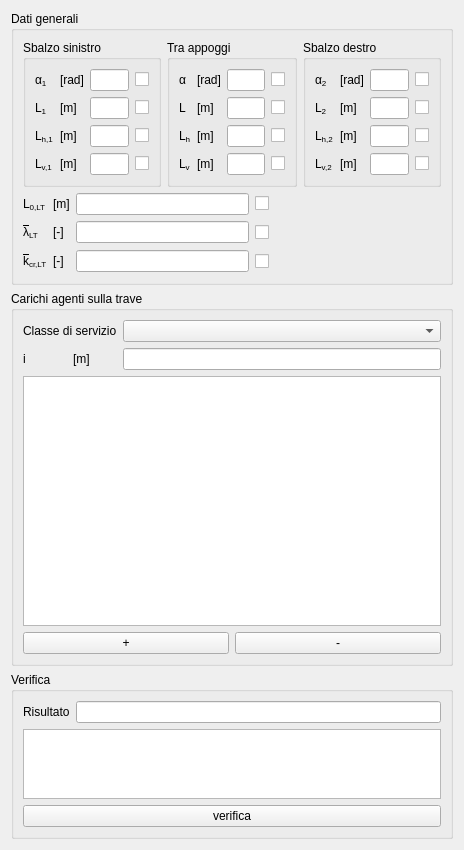
         <widget class="QWidget" name="scrollAreaWidgetContents_4">
          <property name="geometry">
           <rect>
            <x>0</x>
            <y>0</y>
            <width>464</width>
            <height>813</height>
           </rect>
          </property>
          <layout class="QGridLayout" name="gridLayout_34">
           <item row="0" column="0">
            <widget class="QGroupBox" name="SSBeamGeometryGBox">
             <property name="title">
              <string>Dati generali</string>
             </property>
             <layout class="QGridLayout" name="gridLayout_32">
              <item row="0" column="0">
               <widget class="QGroupBox" name="leftBeamGBox">
                <property name="title">
                 <string>Sbalzo sinistro</string>
                </property>
                <layout class="QGridLayout" name="gridLayout_15">
                 <item row="2" column="2">
                  <widget class="QLineEditValue" name="SSBeamLHor1LEdit"/>
                 </item>
                 <item row="1" column="0">
                  <widget class="QLabelRichName" name="SSBeamL1Label">
                   <property name="text">
                    <string>&lt;!DOCTYPE HTML PUBLIC &quot;-//W3C//DTD HTML 4.0//EN&quot; &quot;http://www.w3.org/TR/REC-html40/strict.dtd&quot;&gt;
&lt;html&gt;&lt;head&gt;&lt;meta name=&quot;qrichtext&quot; content=&quot;1&quot; /&gt;&lt;/head&gt;
&lt;body&gt;
L&lt;span style=&quot; vertical-align:sub;&quot;&gt;1&lt;/span&gt;
&lt;/body&gt;
&lt;/html&gt;</string>
                   </property>
                  </widget>
                 </item>
                 <item row="0" column="0">
                  <widget class="QLabelRichName" name="SSBeamAlpha1Label">
                   <property name="text">
                    <string>&lt;!DOCTYPE HTML PUBLIC &quot;-//W3C//DTD HTML 4.0//EN&quot; &quot;http://www.w3.org/TR/REC-html40/strict.dtd&quot;&gt;
&lt;html&gt;&lt;head&gt;&lt;meta name=&quot;qrichtext&quot; content=&quot;1&quot; /&gt;&lt;/head&gt;
&lt;body&gt;
α&lt;span style=&quot; vertical-align:sub;&quot;&gt;1&lt;/span&gt;
&lt;/body&gt;
&lt;/html&gt;</string>
                   </property>
                  </widget>
                 </item>
                 <item row="1" column="2">
                  <widget class="QLineEditValue" name="SSBeamL1LEdit"/>
                 </item>
                 <item row="3" column="0">
                  <widget class="QLabelRichName" name="SSBeamLVer1Label">
                   <property name="text">
                    <string>&lt;!DOCTYPE HTML PUBLIC &quot;-//W3C//DTD HTML 4.0//EN&quot; &quot;http://www.w3.org/TR/REC-html40/strict.dtd&quot;&gt;
&lt;html&gt;&lt;head&gt;&lt;meta name=&quot;qrichtext&quot; content=&quot;1&quot; /&gt;&lt;/head&gt;
&lt;body&gt;
L&lt;span style=&quot; vertical-align:sub;&quot;&gt;v,1&lt;/span&gt;
&lt;/body&gt;
&lt;/html&gt;</string>
                   </property>
                  </widget>
                 </item>
                 <item row="2" column="0">
                  <widget class="QLabelRichName" name="SSBeamLHor1Label">
                   <property name="text">
                    <string>&lt;!DOCTYPE HTML PUBLIC &quot;-//W3C//DTD HTML 4.0//EN&quot; &quot;http://www.w3.org/TR/REC-html40/strict.dtd&quot;&gt;
&lt;html&gt;&lt;head&gt;&lt;meta name=&quot;qrichtext&quot; content=&quot;1&quot; /&gt;&lt;/head&gt;
&lt;body&gt;
L&lt;span style=&quot; vertical-align:sub;&quot;&gt;h,1&lt;/span&gt;
&lt;/body&gt;
&lt;/html&gt;</string>
                   </property>
                  </widget>
                 </item>
                 <item row="2" column="1">
                  <widget class="QLabelUnitMeasure" name="SSBeamLHor1UMLabel">
                   <property name="text">
                    <string>&lt;!DOCTYPE HTML PUBLIC &quot;-//W3C//DTD HTML 4.0//EN&quot; &quot;http://www.w3.org/TR/REC-html40/strict.dtd&quot;&gt;
&lt;html&gt;&lt;head&gt;&lt;meta name=&quot;qrichtext&quot; content=&quot;1&quot; /&gt;&lt;/head&gt;
&lt;body&gt;
[m]
&lt;/body&gt;
&lt;/html&gt;</string>
                   </property>
                  </widget>
                 </item>
                 <item row="0" column="2">
                  <widget class="QLineEditValue" name="SSBeamAlpha1LEdit"/>
                 </item>
                 <item row="1" column="1">
                  <widget class="QLabelUnitMeasure" name="SSBeamL1UMLabel">
                   <property name="text">
                    <string>&lt;!DOCTYPE HTML PUBLIC &quot;-//W3C//DTD HTML 4.0//EN&quot; &quot;http://www.w3.org/TR/REC-html40/strict.dtd&quot;&gt;
&lt;html&gt;&lt;head&gt;&lt;meta name=&quot;qrichtext&quot; content=&quot;1&quot; /&gt;&lt;/head&gt;
&lt;body&gt;
[m]
&lt;/body&gt;
&lt;/html&gt;</string>
                   </property>
                  </widget>
                 </item>
                 <item row="0" column="1">
                  <widget class="QLabelUnitMeasure" name="SSBeamAlpha1UMLabel">
                   <property name="text">
                    <string>&lt;!DOCTYPE HTML PUBLIC &quot;-//W3C//DTD HTML 4.0//EN&quot; &quot;http://www.w3.org/TR/REC-html40/strict.dtd&quot;&gt;
&lt;html&gt;&lt;head&gt;&lt;meta name=&quot;qrichtext&quot; content=&quot;1&quot; /&gt;&lt;/head&gt;
&lt;body&gt;
[rad]
&lt;/body&gt;
&lt;/html&gt;</string>
                   </property>
                  </widget>
                 </item>
                 <item row="3" column="1">
                  <widget class="QLabelUnitMeasure" name="SSBeamLVer1UMLabel">
                   <property name="text">
                    <string>&lt;!DOCTYPE HTML PUBLIC &quot;-//W3C//DTD HTML 4.0//EN&quot; &quot;http://www.w3.org/TR/REC-html40/strict.dtd&quot;&gt;
&lt;html&gt;&lt;head&gt;&lt;meta name=&quot;qrichtext&quot; content=&quot;1&quot; /&gt;&lt;/head&gt;
&lt;body&gt;
[m]
&lt;/body&gt;
&lt;/html&gt;</string>
                   </property>
                  </widget>
                 </item>
                 <item row="3" column="2">
                  <widget class="QLineEditValue" name="SSBeamLVer1LEdit"/>
                 </item>
                 <item row="0" column="3">
                  <widget class="QCheckBoxReadOnly" name="SSBeamAlpha1CheckBox">
                   <property name="text">
                    <string/>
                   </property>
                  </widget>
                 </item>
                 <item row="1" column="3">
                  <widget class="QCheckBoxReadOnly" name="SSBeamL1CheckBox">
                   <property name="text">
                    <string/>
                   </property>
                  </widget>
                 </item>
                 <item row="2" column="3">
                  <widget class="QCheckBoxReadOnly" name="SSBeamLHor1CheckBox">
                   <property name="text">
                    <string/>
                   </property>
                  </widget>
                 </item>
                 <item row="3" column="3">
                  <widget class="QCheckBoxReadOnly" name="SSBeamLVer1CheckBox">
                   <property name="text">
                    <string/>
                   </property>
                  </widget>
                 </item>
                </layout>
               </widget>
              </item>
              <item row="0" column="1">
               <widget class="QGroupBox" name="centralBeamGBox">
                <property name="title">
                 <string>Tra appoggi</string>
                </property>
                <layout class="QGridLayout" name="gridLayout_17">
                 <item row="2" column="2">
                  <widget class="QLineEditValue" name="SSBeamLHorLEdit"/>
                 </item>
                 <item row="1" column="0">
                  <widget class="QLabelRichName" name="SSBeamLLabel">
                   <property name="text">
                    <string>&lt;!DOCTYPE HTML PUBLIC &quot;-//W3C//DTD HTML 4.0//EN&quot; &quot;http://www.w3.org/TR/REC-html40/strict.dtd&quot;&gt;
&lt;html&gt;&lt;head&gt;&lt;meta name=&quot;qrichtext&quot; content=&quot;1&quot; /&gt;&lt;/head&gt;
&lt;body&gt;
L
&lt;/body&gt;
&lt;/html&gt;</string>
                   </property>
                  </widget>
                 </item>
                 <item row="0" column="0">
                  <widget class="QLabelRichName" name="SSBeamAlphaLabel">
                   <property name="text">
                    <string>&lt;!DOCTYPE HTML PUBLIC &quot;-//W3C//DTD HTML 4.0//EN&quot; &quot;http://www.w3.org/TR/REC-html40/strict.dtd&quot;&gt;
&lt;html&gt;&lt;head&gt;&lt;meta name=&quot;qrichtext&quot; content=&quot;1&quot; /&gt;&lt;/head&gt;
&lt;body&gt;
α
&lt;/body&gt;
&lt;/html&gt;</string>
                   </property>
                  </widget>
                 </item>
                 <item row="1" column="2">
                  <widget class="QLineEditValue" name="SSBeamLLEdit"/>
                 </item>
                 <item row="3" column="0">
                  <widget class="QLabelRichName" name="SSBeamLVerLabel">
                   <property name="text">
                    <string>&lt;!DOCTYPE HTML PUBLIC &quot;-//W3C//DTD HTML 4.0//EN&quot; &quot;http://www.w3.org/TR/REC-html40/strict.dtd&quot;&gt;
&lt;html&gt;&lt;head&gt;&lt;meta name=&quot;qrichtext&quot; content=&quot;1&quot; /&gt;&lt;/head&gt;
&lt;body&gt;
L&lt;span style=&quot; vertical-align:sub;&quot;&gt;v&lt;/span&gt;
&lt;/body&gt;
&lt;/html&gt;</string>
                   </property>
                  </widget>
                 </item>
                 <item row="2" column="0">
                  <widget class="QLabelRichName" name="SSBeamLHorLabel">
                   <property name="text">
                    <string>&lt;!DOCTYPE HTML PUBLIC &quot;-//W3C//DTD HTML 4.0//EN&quot; &quot;http://www.w3.org/TR/REC-html40/strict.dtd&quot;&gt;
&lt;html&gt;&lt;head&gt;&lt;meta name=&quot;qrichtext&quot; content=&quot;1&quot; /&gt;&lt;/head&gt;
&lt;body&gt;
L&lt;span style=&quot; vertical-align:sub;&quot;&gt;h&lt;/span&gt;
&lt;/body&gt;
&lt;/html&gt;</string>
                   </property>
                  </widget>
                 </item>
                 <item row="2" column="1">
                  <widget class="QLabelUnitMeasure" name="SSBeamLHorUMLabel">
                   <property name="text">
                    <string>&lt;!DOCTYPE HTML PUBLIC &quot;-//W3C//DTD HTML 4.0//EN&quot; &quot;http://www.w3.org/TR/REC-html40/strict.dtd&quot;&gt;
&lt;html&gt;&lt;head&gt;&lt;meta name=&quot;qrichtext&quot; content=&quot;1&quot; /&gt;&lt;/head&gt;
&lt;body&gt;
[m]
&lt;/body&gt;
&lt;/html&gt;</string>
                   </property>
                  </widget>
                 </item>
                 <item row="0" column="2">
                  <widget class="QLineEditValue" name="SSBeamAlphaLEdit"/>
                 </item>
                 <item row="1" column="1">
                  <widget class="QLabelUnitMeasure" name="SSBeamLUMLabel">
                   <property name="text">
                    <string>&lt;!DOCTYPE HTML PUBLIC &quot;-//W3C//DTD HTML 4.0//EN&quot; &quot;http://www.w3.org/TR/REC-html40/strict.dtd&quot;&gt;
&lt;html&gt;&lt;head&gt;&lt;meta name=&quot;qrichtext&quot; content=&quot;1&quot; /&gt;&lt;/head&gt;
&lt;body&gt;
[m]
&lt;/body&gt;
&lt;/html&gt;</string>
                   </property>
                  </widget>
                 </item>
                 <item row="0" column="1">
                  <widget class="QLabelUnitMeasure" name="SSBeamAlphaUMLabel">
                   <property name="text">
                    <string>&lt;!DOCTYPE HTML PUBLIC &quot;-//W3C//DTD HTML 4.0//EN&quot; &quot;http://www.w3.org/TR/REC-html40/strict.dtd&quot;&gt;
&lt;html&gt;&lt;head&gt;&lt;meta name=&quot;qrichtext&quot; content=&quot;1&quot; /&gt;&lt;/head&gt;
&lt;body&gt;
[rad]
&lt;/body&gt;
&lt;/html&gt;</string>
                   </property>
                  </widget>
                 </item>
                 <item row="3" column="1">
                  <widget class="QLabelUnitMeasure" name="SSBeamLVerUMLabel">
                   <property name="text">
                    <string>&lt;!DOCTYPE HTML PUBLIC &quot;-//W3C//DTD HTML 4.0//EN&quot; &quot;http://www.w3.org/TR/REC-html40/strict.dtd&quot;&gt;
&lt;html&gt;&lt;head&gt;&lt;meta name=&quot;qrichtext&quot; content=&quot;1&quot; /&gt;&lt;/head&gt;
&lt;body&gt;
[m]
&lt;/body&gt;
&lt;/html&gt;</string>
                   </property>
                  </widget>
                 </item>
                 <item row="3" column="2">
                  <widget class="QLineEditValue" name="SSBeamLVerLEdit"/>
                 </item>
                 <item row="0" column="3">
                  <widget class="QCheckBoxReadOnly" name="SSBeamAlphaCheckBox">
                   <property name="text">
                    <string/>
                   </property>
                  </widget>
                 </item>
                 <item row="1" column="3">
                  <widget class="QCheckBoxReadOnly" name="SSBeamLCheckBox">
                   <property name="text">
                    <string/>
                   </property>
                  </widget>
                 </item>
                 <item row="2" column="3">
                  <widget class="QCheckBoxReadOnly" name="SSBeamLHorCheckBox">
                   <property name="text">
                    <string/>
                   </property>
                  </widget>
                 </item>
                 <item row="3" column="3">
                  <widget class="QCheckBoxReadOnly" name="SSBeamLVerCheckBox">
                   <property name="text">
                    <string/>
                   </property>
                  </widget>
                 </item>
                </layout>
               </widget>
              </item>
              <item row="0" column="2">
               <widget class="QGroupBox" name="rightBeamGBox">
                <property name="title">
                 <string>Sbalzo destro</string>
                </property>
                <layout class="QGridLayout" name="gridLayout_26">
                 <item row="2" column="2">
                  <widget class="QLineEditValue" name="SSBeamLHor2LEdit"/>
                 </item>
                 <item row="1" column="0">
                  <widget class="QLabelRichName" name="SSBeamL2Label">
                   <property name="text">
                    <string>&lt;!DOCTYPE HTML PUBLIC &quot;-//W3C//DTD HTML 4.0//EN&quot; &quot;http://www.w3.org/TR/REC-html40/strict.dtd&quot;&gt;
&lt;html&gt;&lt;head&gt;&lt;meta name=&quot;qrichtext&quot; content=&quot;1&quot; /&gt;&lt;/head&gt;
&lt;body&gt;
L&lt;span style=&quot; vertical-align:sub;&quot;&gt;2&lt;/span&gt;
&lt;/body&gt;
&lt;/html&gt;</string>
                   </property>
                  </widget>
                 </item>
                 <item row="0" column="0">
                  <widget class="QLabelRichName" name="SSBeamAlpha2Label">
                   <property name="text">
                    <string>&lt;!DOCTYPE HTML PUBLIC &quot;-//W3C//DTD HTML 4.0//EN&quot; &quot;http://www.w3.org/TR/REC-html40/strict.dtd&quot;&gt;
&lt;html&gt;&lt;head&gt;&lt;meta name=&quot;qrichtext&quot; content=&quot;1&quot; /&gt;&lt;/head&gt;
&lt;body&gt;
α&lt;span style=&quot; vertical-align:sub;&quot;&gt;2&lt;/span&gt;
&lt;/body&gt;
&lt;/html&gt;</string>
                   </property>
                  </widget>
                 </item>
                 <item row="1" column="2">
                  <widget class="QLineEditValue" name="SSBeamL2LEdit"/>
                 </item>
                 <item row="3" column="0">
                  <widget class="QLabelRichName" name="SSBeamLVer2Label">
                   <property name="text">
                    <string>&lt;!DOCTYPE HTML PUBLIC &quot;-//W3C//DTD HTML 4.0//EN&quot; &quot;http://www.w3.org/TR/REC-html40/strict.dtd&quot;&gt;
&lt;html&gt;&lt;head&gt;&lt;meta name=&quot;qrichtext&quot; content=&quot;1&quot; /&gt;&lt;/head&gt;
&lt;body&gt;
L&lt;span style=&quot; vertical-align:sub;&quot;&gt;v,2&lt;/span&gt;
&lt;/body&gt;
&lt;/html&gt;</string>
                   </property>
                  </widget>
                 </item>
                 <item row="2" column="0">
                  <widget class="QLabelRichName" name="SSBeamLHor2Label">
                   <property name="text">
                    <string>&lt;!DOCTYPE HTML PUBLIC &quot;-//W3C//DTD HTML 4.0//EN&quot; &quot;http://www.w3.org/TR/REC-html40/strict.dtd&quot;&gt;
&lt;html&gt;&lt;head&gt;&lt;meta name=&quot;qrichtext&quot; content=&quot;1&quot; /&gt;&lt;/head&gt;
&lt;body&gt;
L&lt;span style=&quot; vertical-align:sub;&quot;&gt;h,2&lt;/span&gt;
&lt;/body&gt;
&lt;/html&gt;</string>
                   </property>
                  </widget>
                 </item>
                 <item row="2" column="1">
                  <widget class="QLabelUnitMeasure" name="SSBeamLHor2UMLabel">
                   <property name="text">
                    <string>&lt;!DOCTYPE HTML PUBLIC &quot;-//W3C//DTD HTML 4.0//EN&quot; &quot;http://www.w3.org/TR/REC-html40/strict.dtd&quot;&gt;
&lt;html&gt;&lt;head&gt;&lt;meta name=&quot;qrichtext&quot; content=&quot;1&quot; /&gt;&lt;/head&gt;
&lt;body&gt;
[m]
&lt;/body&gt;
&lt;/html&gt;</string>
                   </property>
                  </widget>
                 </item>
                 <item row="0" column="2">
                  <widget class="QLineEditValue" name="SSBeamAlpha2LEdit"/>
                 </item>
                 <item row="1" column="1">
                  <widget class="QLabelUnitMeasure" name="SSBeamL2UMLabel">
                   <property name="text">
                    <string>&lt;!DOCTYPE HTML PUBLIC &quot;-//W3C//DTD HTML 4.0//EN&quot; &quot;http://www.w3.org/TR/REC-html40/strict.dtd&quot;&gt;
&lt;html&gt;&lt;head&gt;&lt;meta name=&quot;qrichtext&quot; content=&quot;1&quot; /&gt;&lt;/head&gt;
&lt;body&gt;
[m]
&lt;/body&gt;
&lt;/html&gt;</string>
                   </property>
                  </widget>
                 </item>
                 <item row="0" column="1">
                  <widget class="QLabelUnitMeasure" name="SSBeamAlpha2UMLabel">
                   <property name="text">
                    <string>&lt;!DOCTYPE HTML PUBLIC &quot;-//W3C//DTD HTML 4.0//EN&quot; &quot;http://www.w3.org/TR/REC-html40/strict.dtd&quot;&gt;
&lt;html&gt;&lt;head&gt;&lt;meta name=&quot;qrichtext&quot; content=&quot;1&quot; /&gt;&lt;/head&gt;
&lt;body&gt;
[rad]
&lt;/body&gt;
&lt;/html&gt;</string>
                   </property>
                  </widget>
                 </item>
                 <item row="3" column="1">
                  <widget class="QLabelUnitMeasure" name="SSBeamLVer2UMLabel">
                   <property name="text">
                    <string>&lt;!DOCTYPE HTML PUBLIC &quot;-//W3C//DTD HTML 4.0//EN&quot; &quot;http://www.w3.org/TR/REC-html40/strict.dtd&quot;&gt;
&lt;html&gt;&lt;head&gt;&lt;meta name=&quot;qrichtext&quot; content=&quot;1&quot; /&gt;&lt;/head&gt;
&lt;body&gt;
[m]
&lt;/body&gt;
&lt;/html&gt;</string>
                   </property>
                  </widget>
                 </item>
                 <item row="3" column="2">
                  <widget class="QLineEditValue" name="SSBeamLVer2LEdit"/>
                 </item>
                 <item row="0" column="3">
                  <widget class="QCheckBoxReadOnly" name="SSBeamAlpha2CheckBox">
                   <property name="text">
                    <string/>
                   </property>
                  </widget>
                 </item>
                 <item row="1" column="3">
                  <widget class="QCheckBoxReadOnly" name="SSBeamL2CheckBox">
                   <property name="text">
                    <string/>
                   </property>
                  </widget>
                 </item>
                 <item row="2" column="3">
                  <widget class="QCheckBoxReadOnly" name="SSBeamLHor2CheckBox">
                   <property name="text">
                    <string/>
                   </property>
                  </widget>
                 </item>
                 <item row="3" column="3">
                  <widget class="QCheckBoxReadOnly" name="SSBeamLVer2CheckBox">
                   <property name="text">
                    <string/>
                   </property>
                  </widget>
                 </item>
                </layout>
               </widget>
              </item>
              <item row="1" column="0" colspan="3">
               <layout class="QGridLayout" name="gridLayout_28">
                <item row="2" column="1">
                 <widget class="QLabelUnitMeasure" name="SSBeamKCrLTUMLabel">
                  <property name="text">
                   <string>&lt;!DOCTYPE HTML PUBLIC &quot;-//W3C//DTD HTML 4.0//EN&quot; &quot;http://www.w3.org/TR/REC-html40/strict.dtd&quot;&gt;
&lt;html&gt;&lt;head&gt;&lt;meta name=&quot;qrichtext&quot; content=&quot;1&quot; /&gt;&lt;/head&gt;
&lt;body&gt;
[-]
&lt;/body&gt;
&lt;/html&gt;</string>
                  </property>
                 </widget>
                </item>
                <item row="2" column="2">
                 <widget class="QLineEditValue" name="SSBeamKCrLTLEdit"/>
                </item>
                <item row="2" column="3">
                 <widget class="QCheckBoxReadOnly" name="SSBeamKCrLTCheckBox">
                  <property name="text">
                   <string/>
                  </property>
                 </widget>
                </item>
                <item row="0" column="0">
                 <widget class="QLabelRichName" name="SSBeamL0LTLabel">
                  <property name="text">
                   <string>&lt;!DOCTYPE HTML PUBLIC &quot;-//W3C//DTD HTML 4.0//EN&quot; &quot;http://www.w3.org/TR/REC-html40/strict.dtd&quot;&gt;
&lt;html&gt;&lt;head&gt;&lt;meta name=&quot;qrichtext&quot; content=&quot;1&quot; /&gt;&lt;/head&gt;
&lt;body&gt;
L&lt;span style=&quot; vertical-align:sub;&quot;&gt;0,LT&lt;/span&gt;
&lt;/body&gt;
&lt;/html&gt;</string>
                  </property>
                 </widget>
                </item>
                <item row="0" column="1">
                 <widget class="QLabelUnitMeasure" name="SSBeamL0LTUMLabel">
                  <property name="text">
                   <string>&lt;!DOCTYPE HTML PUBLIC &quot;-//W3C//DTD HTML 4.0//EN&quot; &quot;http://www.w3.org/TR/REC-html40/strict.dtd&quot;&gt;
&lt;html&gt;&lt;head&gt;&lt;meta name=&quot;qrichtext&quot; content=&quot;1&quot; /&gt;&lt;/head&gt;
&lt;body&gt;
[m]
&lt;/body&gt;
&lt;/html&gt;</string>
                  </property>
                 </widget>
                </item>
                <item row="0" column="2">
                 <widget class="QLineEditValue" name="SSBeamL0LTLEdit"/>
                </item>
                <item row="0" column="3">
                 <widget class="QCheckBoxReadOnly" name="SSBeamL0LTCheckBox">
                  <property name="text">
                   <string/>
                  </property>
                 </widget>
                </item>
                <item row="1" column="0">
                 <widget class="QLabelRichName" name="SSBeamlRelLTLabel">
                  <property name="minimumSize">
                   <size>
                    <width>0</width>
                    <height>23</height>
                   </size>
                  </property>
                  <property name="text">
                   <string>&lt;!DOCTYPE HTML PUBLIC &quot;-//W3C//DTD HTML 4.0//EN&quot; &quot;http://www.w3.org/TR/REC-html40/strict.dtd&quot;&gt;
&lt;html&gt;&lt;head&gt;&lt;meta name=&quot;qrichtext&quot; content=&quot;1&quot; /&gt;&lt;/head&gt;
&lt;body&gt;
&lt;span style=&quot; text-decoration: overline;&quot;&gt;λ&lt;/span&gt;&lt;span style=&quot; vertical-align:sub;&quot;&gt;LT&lt;/span&gt;&lt;/body&gt;&lt;/html&gt;</string>
                  </property>
                 </widget>
                </item>
                <item row="1" column="1">
                 <widget class="QLabelUnitMeasure" name="SSBeamlRelLTUMLabel">
                  <property name="text">
                   <string>&lt;!DOCTYPE HTML PUBLIC &quot;-//W3C//DTD HTML 4.0//EN&quot; &quot;http://www.w3.org/TR/REC-html40/strict.dtd&quot;&gt;
&lt;html&gt;&lt;head&gt;&lt;meta name=&quot;qrichtext&quot; content=&quot;1&quot; /&gt;&lt;/head&gt;
&lt;body&gt;
[-]
&lt;/body&gt;
&lt;/html&gt;</string>
                  </property>
                 </widget>
                </item>
                <item row="1" column="2">
                 <widget class="QLineEditValue" name="SSBeamlRelLTLEdit"/>
                </item>
                <item row="1" column="3">
                 <widget class="QCheckBoxReadOnly" name="SSBeamlRelLTCheckBox">
                  <property name="text">
                   <string/>
                  </property>
                 </widget>
                </item>
                <item row="2" column="0">
                 <widget class="QLabelRichName" name="SSBeamKCrLTLabel">
                  <property name="minimumSize">
                   <size>
                    <width>0</width>
                    <height>23</height>
                   </size>
                  </property>
                  <property name="text">
                   <string>&lt;!DOCTYPE HTML PUBLIC &quot;-//W3C//DTD HTML 4.0//EN&quot; &quot;http://www.w3.org/TR/REC-html40/strict.dtd&quot;&gt;
&lt;html&gt;&lt;head&gt;&lt;meta name=&quot;qrichtext&quot; content=&quot;1&quot; /&gt;&lt;/head&gt;
&lt;body&gt;
&lt;span style=&quot; text-decoration: overline;&quot;&gt;k&lt;/span&gt;&lt;span style=&quot; vertical-align:sub;&quot;&gt;cr,LT&lt;/span&gt;&lt;/body&gt;&lt;/html&gt;</string>
                  </property>
                 </widget>
                </item>
                <item row="0" column="4" rowspan="3">
                 <spacer name="horizontalSpacer_2">
                  <property name="orientation">
                   <enum>Qt::Horizontal</enum>
                  </property>
                  <property name="sizeHint" stdset="0">
                   <size>
                    <width>40</width>
                    <height>20</height>
                   </size>
                  </property>
                 </spacer>
                </item>
               </layout>
              </item>
             </layout>
            </widget>
           </item>
           <item row="1" column="0">
            <widget class="QGroupBox" name="SSBeamLoadGBox">
             <property name="title">
              <string>Carichi agenti sulla trave</string>
             </property>
             <layout class="QVBoxLayout" name="verticalLayout">
              <item>
               <layout class="QGridLayout" name="gridLayout_9">
                <item row="0" column="0" colspan="2">
                 <widget class="QLabelRichName" name="SSBeamServiceClassLabel">
                  <property name="text">
                   <string>&lt;!DOCTYPE HTML PUBLIC &quot;-//W3C//DTD HTML 4.0//EN&quot; &quot;http://www.w3.org/TR/REC-html40/strict.dtd&quot;&gt;
&lt;html&gt;&lt;head&gt;&lt;meta name=&quot;qrichtext&quot; content=&quot;1&quot; /&gt;&lt;/head&gt;
&lt;body&gt;
Classe di servizio
&lt;/body&gt;
&lt;/html&gt;</string>
                  </property>
                 </widget>
                </item>
                <item row="0" column="2">
                 <widget class="QComboBoxEnum" name="SSBeamServiceClassComboBox"/>
                </item>
                <item row="1" column="0">
                 <widget class="QLabelRichName" name="SSBeamILabel">
                  <property name="text">
                   <string>&lt;!DOCTYPE HTML PUBLIC &quot;-//W3C//DTD HTML 4.0//EN&quot; &quot;http://www.w3.org/TR/REC-html40/strict.dtd&quot;&gt;
&lt;html&gt;&lt;head&gt;&lt;meta name=&quot;qrichtext&quot; content=&quot;1&quot; /&gt;&lt;/head&gt;
&lt;body&gt;
i
&lt;/body&gt;
&lt;/html&gt;</string>
                  </property>
                 </widget>
                </item>
                <item row="1" column="1">
                 <widget class="QLabelUnitMeasure" name="SSBeamIUMLabel">
                  <property name="text">
                   <string>&lt;!DOCTYPE HTML PUBLIC &quot;-//W3C//DTD HTML 4.0//EN&quot; &quot;http://www.w3.org/TR/REC-html40/strict.dtd&quot;&gt;
&lt;html&gt;&lt;head&gt;&lt;meta name=&quot;qrichtext&quot; content=&quot;1&quot; /&gt;&lt;/head&gt;
&lt;body&gt;
[m]
&lt;/body&gt;
&lt;/html&gt;</string>
                  </property>
                 </widget>
                </item>
                <item row="1" column="2">
                 <widget class="QLineEditValue" name="SSBeamILEdit"/>
                </item>
               </layout>
              </item>
              <item>
               <widget class="QTableView" name="SSBeamLoadTableView">
                <property name="minimumSize">
                 <size>
                  <width>0</width>
                  <height>250</height>
                 </size>
                </property>
               </widget>
              </item>
              <item>
               <layout class="QHBoxLayout" name="horizontalLayout">
                <item>
                 <widget class="QPushButton" name="SSBeamLoadAddPButton">
                  <property name="text">
                   <string>+</string>
                  </property>
                 </widget>
                </item>
                <item>
                 <widget class="QPushButton" name="SSBeamLoadRemovePButton">
                  <property name="text">
                   <string>-</string>
                  </property>
                 </widget>
                </item>
               </layout>
              </item>
             </layout>
            </widget>
           </item>
           <item row="2" column="0">
            <widget class="QGroupBox" name="SSBeamResultGBox">
             <property name="title">
              <string>Verifica</string>
             </property>
             <layout class="QGridLayout" name="gridLayout_6">
              <item row="1" column="1">
               <widget class="QLineEditValue" name="SSBeamVerifyLEdit"/>
              </item>
              <item row="1" column="0">
               <widget class="QLabelRichName" name="SSBeamVerifyLabel">
                <property name="text">
                 <string>&lt;!DOCTYPE HTML PUBLIC &quot;-//W3C//DTD HTML 4.0//EN&quot; &quot;http://www.w3.org/TR/REC-html40/strict.dtd&quot;&gt;
&lt;html&gt;&lt;head&gt;&lt;meta name=&quot;qrichtext&quot; content=&quot;1&quot; /&gt;&lt;/head&gt;
&lt;body&gt;
Risultato
&lt;/body&gt;
&lt;/html&gt;</string>
                </property>
               </widget>
              </item>
              <item row="2" column="0" colspan="2">
               <widget class="QTextEdit" name="SSBeamVerifyTextEdit"/>
              </item>
              <item row="3" column="0" colspan="2">
               <widget class="QPushButton" name="SSBeamVerifyPButton">
                <property name="text">
                 <string>verifica</string>
                </property>
               </widget>
              </item>
             </layout>
            </widget>
           </item>
           <item row="3" column="0">
            <spacer name="verticalSpacer_2">
             <property name="orientation">
              <enum>Qt::Vertical</enum>
             </property>
             <property name="sizeHint" stdset="0">
              <size>
               <width>20</width>
               <height>293</height>
              </size>
             </property>
            </spacer>
           </item>
          </layout>
         </widget>
